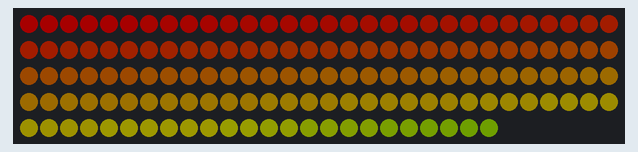
A sketch run on a simulated Arduino Uno, built with avr-gcc and run on an emulated ATmega328P. Parts: 144 RGB LEDs in strip order, left to right, continuing on the next row. Dim RGB values are drawn brighter than linear.

Above: at 0.16 s.
At 4.42 s:
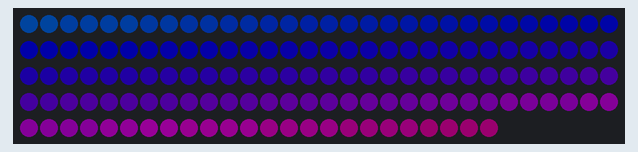
At 10.22 s:
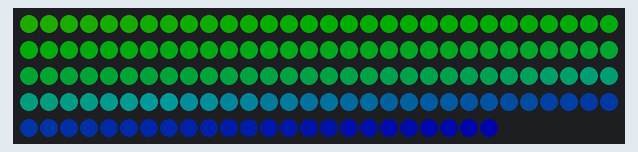
At 19.94 s:
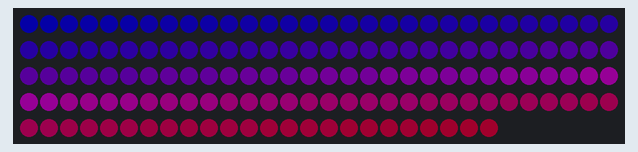
At 29.08 s:
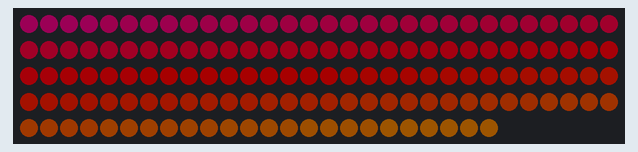
At 39.74 s:
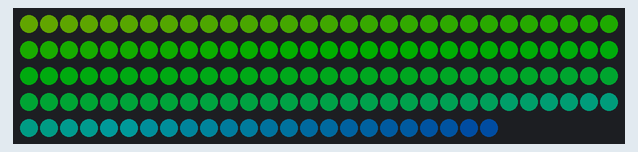

The sketch:

Rainbow.ino
```cpp
// Import the FastLED library so we can use it to control the lights.
#include <FastLED.h>

// Specify which digital IO port the data wire from the LED strip
// will be connected to.
#define LED_PIN     7

// Specify how many LEDs on the strip will be controlled.
#define NUM_LEDS    144

// Specify the color order of the LEDs. It differs by type of LED strip
// and could be RGB, RBG, BRG, GBR, ...
// Use ThreeLightTest to determine the correct order.
#define COLOR_ORDER GRB

// LED chipset type.
#define CHIPSET     WS2812B

// Set the light brightness from 0-255.  If too bright, you
// can permanently damage the arduino, so use a small number to start.
#define BRIGHTNESS  50

// Set power limits to prevent damaging the Vout pin if powering the
// lights from the arduino. 5V 400mA are safe defaults for the Arduino.
// Higher values can be used if powering the lights from an external
// power supply.
#define MAX_VOLTS   5
#define MAX_CURRENT_MILLIAMPS 400

// Create a variable that will store the colors for the LEDs.
CRGB leds[NUM_LEDS];
uint8_t hue = 0;

void setup() {
    // Configure the FastLED library to the LED strip.
    FastLED.addLeds<CHIPSET, LED_PIN, COLOR_ORDER>(leds, NUM_LEDS).setCorrection( TypicalLEDStrip );

    // clear all pixel data
    FastLED.clear(true);

    // Set the light brightness from 0-255.  If too bright, you
    // can permanently damage the arduino, so use a small number to start.
    FastLED.setBrightness(BRIGHTNESS);

    // Protect the Arduino from drawing too much current to power
    // the LEDs via the USB.
    FastLED.setMaxPowerInVoltsAndMilliamps(MAX_VOLTS, MAX_CURRENT_MILLIAMPS);
}

void loop() {
    for (int i = 0; i < NUM_LEDS; i++) {
        leds[i] = CHSV(hue + (i / 2), 255, 255);
    }
    EVERY_N_MILLISECONDS(25) {
        hue++; // hue will wrap around in the 0-255 range
    }

    // Send the color instructions to the LED strip.
    FastLED.show();
}
```
